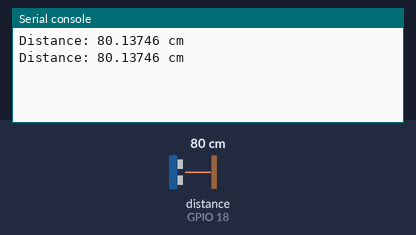
The program below on a simulated ESP32 board running MicroPython. Shown: the last lines printed to the serial console. Inputs (shaded band) come from the test bench; at power-on: distance to the obstacle (sensor on GPIO 18) 80 cm. The echo pulse lasts 58.3 µs per cm; library files of the repository ran but are not shown: hcsr04.py.

Above: at 1.2 s.
1.3 s: distance to the obstacle (sensor on GPIO 18) set to 2 cm
At 2.6 s:
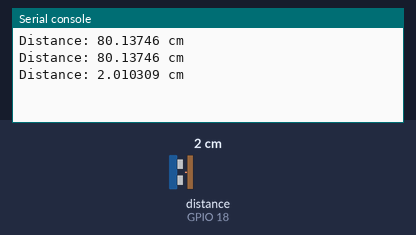
2.8 s: distance to the obstacle (sensor on GPIO 18) set to 4 cm
At 3.8 s:
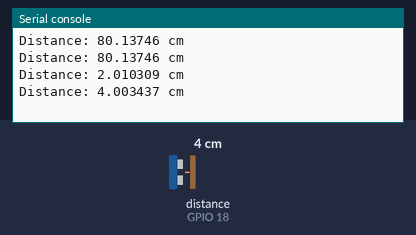
Timing chart, 0 to 5.8 s (numbered marks = the images above; inputs shaded):
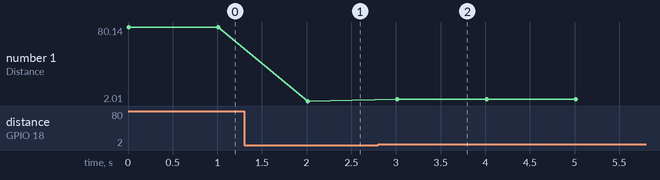

The program:

main.py
```python
#step-1: impoting necessary modules
from hcsr04 import HCSR04
from time import sleep

#step-2: telling ESP32 where our sensor's pins are connected
sensor = HCSR04(trigger_pin=5, echo_pin=18, echo_timeout_us=10000)


#step-3: reading data continuously inside loop
while True:
  try:
    distance = sensor.distance_cm()
    print('Distance:', distance, 'cm')
    sleep(1)

  except OSError as e: # Error Handling
    print("Error Data")
```

Measured:
- after the input at 1.3 s, the serial console: prints a new line after 0.71 s (image 1)
- after the input at 2.8 s, the serial console: prints a new line after 0.21 s (image 2)
- plotted number 1: 80.14 → 2.01 after the input at 1.3 s, 2.01 → 4 after the input at 2.8 s
